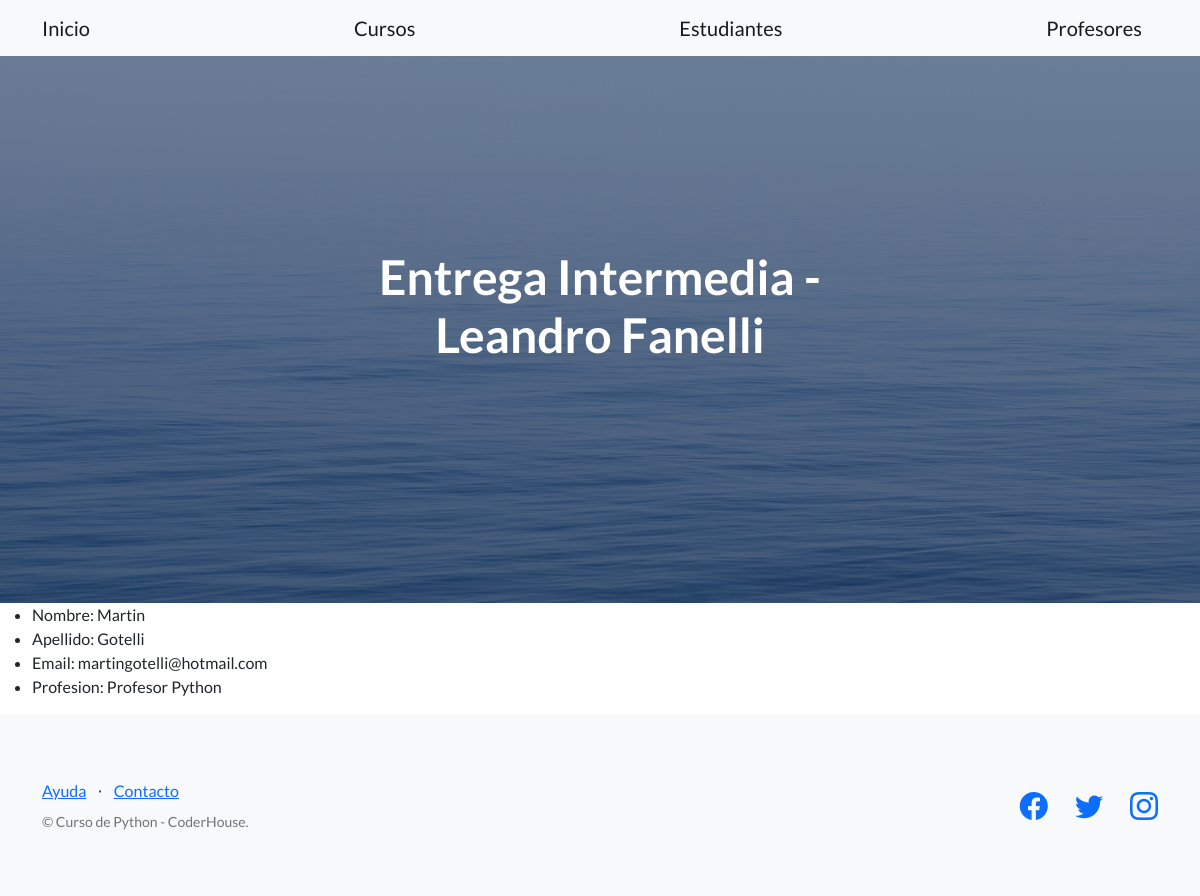
Page /AppCoder/profesores/view/2 on the committed database.
### AppCoder/models.py (models this page shows, shortened)
class Profesor(Model):
    nombre = CharField(max_length=30)
    apellido = CharField(max_length=30)
    email = EmailField()
    profesion = CharField(max_length=30)

### AppCoder/views.py (the view)
# urls.py: path('profesores/view/<pk>', Profesor_DetailView.as_view(), name='profesor_view'),
class Profesor_DetailView(DetailView):
    model = Profesor
    template_name = 'AppCoder/ver_profesores.html'

### templates/AppCoder/ver_profesores.html
{% extends 'AppCoder/padre.html' %}
{% block contenidoQueCambia %}
    <ul>
        <li>Nombre: {{profesor.nombre}}</li>
        <li>Apellido: {{profesor.apellido}}</li>
        <li>Email: {{profesor.email}}</li>
        <li>Profesion: {{profesor.profesion}}</li>
    </ul>
{% endblock %}

### rows in the picture
Profesor: nombre "Martin", apellido "Gotelli", email "martingotelli@hotmail.com", profesion "Profesor Python"
